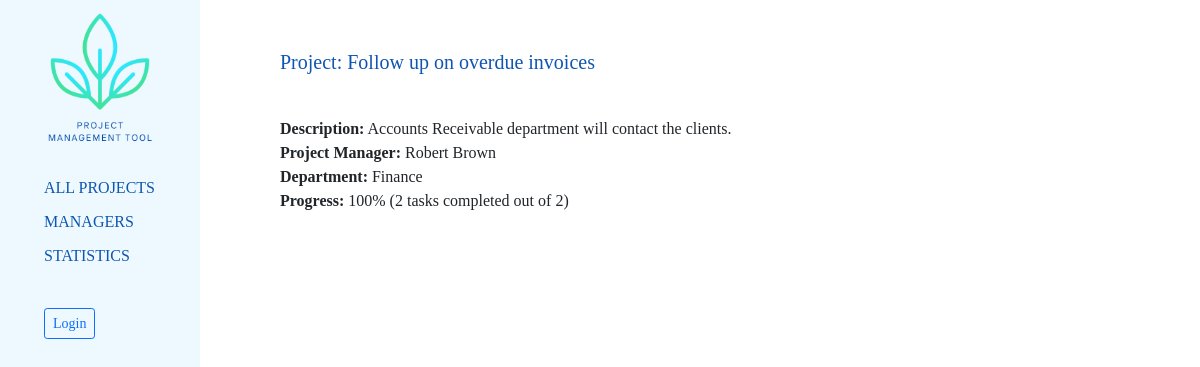
/project/4/projectdetails/, run on the app's committed database.
### projectmanagement_app/models.py (models this page shows, shortened)
class Project(models.Model):
    name = models.CharField(max_length=100, unique=True)
    description = models.TextField(null=True, blank=True)
    department = models.CharField(max_length=100)
    manager = models.ForeignKey(ProjectManager, on_delete=models.PROTECT, null=True)
    PROJECT_STATUS = (
        ('NS', 'Not started'),
        ('IP', 'In Progress'),
        ('CO', 'Completed'),
        ('CA', 'Cancelled'),
    )
    status = models.CharField(
        max_length=2,
        choices=PROJECT_STATUS,
        default='NS',
    )

class ProjectManager(models.Model):
    name = models.CharField(max_length=100)
    department = models.CharField(max_length=100)
    def __str__(self):
        return self.name

### projectmanagement_app/views.py (the view)
# urls.py: path("project/<int:pk>/projectdetails/", views.ProjectDetailView.as_view(), name="project-detail"),
class ProjectDetailView(DetailView):
    model = Project
    def get_context_data(self, **kwargs):
        context = super().get_context_data(**kwargs)
        num_completed_tasks = Task.objects.filter(status='CO').filter(project_id=self.kwargs["pk"]).count()
        num_tasks = Task.objects.filter(project_id=self.kwargs["pk"]).count()
        if num_tasks:
            percent_completed_tasks = "{:.0%}".format(num_completed_tasks/num_tasks)
            context["percent_completed_tasks"] = percent_completed_tasks
        project_id = self.kwargs["pk"]
        context["project_id"] = project_id
        context["num_tasks"] = num_tasks
        context["num_completed_tasks"] = num_completed_tasks
        return context

### projectmanagement_app/templates/projectmanagement_app/project_detail.html (shortened to what this page needs)
{% extends "base.html" %}
{% block content %}
<h4>Project: {{project.name}}</h4>
<p style="padding-bottom:35px;">
    <b>Description:</b> {{project.description}}<br>
    <b>Project Manager:</b> {{project.manager}}<br>
    <b>Department:</b> {{project.department}}<br>
    <b>Progress:</b>
    {% if num_tasks %}
    {{percent_completed_tasks}} ({{num_completed_tasks}} task{{ num_completed_tasks|pluralize }} completed out of {{project.task_set.all.count}})
    {% else %}
    N/A (no tasks added)
    {% endif %}
</p>
{% endblock %}

### projectmanagement_app/static/css/styles.css (style rules this page uses)
body { font-family: Calibri; }
h4 { color: #0F55B2; padding-bottom: 35px; font-size: 20px; }

### data on the page
Project: name "Follow up on overdue invoices", description "Accounts Receivable department will contact the clients.", manager "Robert Brown", department "Finance", task_set.all.count "2"

### other printed values
{{ percent_completed_tasks }} "100%"
{{ num_completed_tasks }} "2"
